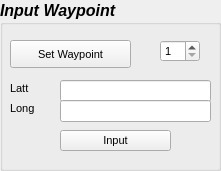
     <widget class="QGroupBox" name="groupBox_12">
      <property name="geometry">
       <rect>
        <x>650</x>
        <y>310</y>
        <width>221</width>
        <height>171</height>
       </rect>
      </property>
      <property name="font">
       <font>
        <pointsize>12</pointsize>
        <weight>75</weight>
        <italic>true</italic>
        <bold>true</bold>
       </font>
      </property>
      <property name="title">
       <string>Input Waypoint</string>
      </property>
      <widget class="QLabel" name="label_104">
       <property name="geometry">
        <rect>
         <x>10</x>
         <y>80</y>
         <width>31</width>
         <height>16</height>
        </rect>
       </property>
       <property name="font">
        <font>
         <pointsize>8</pointsize>
         <weight>50</weight>
         <italic>false</italic>
         <bold>false</bold>
        </font>
       </property>
       <property name="text">
        <string>Latt</string>
       </property>
      </widget>
      <widget class="QLabel" name="label_105">
       <property name="geometry">
        <rect>
         <x>10</x>
         <y>100</y>
         <width>31</width>
         <height>16</height>
        </rect>
       </property>
       <property name="font">
        <font>
         <pointsize>8</pointsize>
         <weight>50</weight>
         <italic>false</italic>
         <bold>false</bold>
        </font>
       </property>
       <property name="text">
        <string>Long</string>
       </property>
      </widget>
      <widget class="QLineEdit" name="lineEditInputLatt">
       <property name="geometry">
        <rect>
         <x>60</x>
         <y>80</y>
         <width>151</width>
         <height>22</height>
        </rect>
       </property>
       <property name="font">
        <font>
         <pointsize>8</pointsize>
         <weight>50</weight>
         <italic>false</italic>
         <bold>false</bold>
        </font>
       </property>
      </widget>
      <widget class="QLineEdit" name="lineEditInputLong">
       <property name="geometry">
        <rect>
         <x>60</x>
         <y>100</y>
         <width>151</width>
         <height>22</height>
        </rect>
       </property>
       <property name="font">
        <font>
         <pointsize>8</pointsize>
         <weight>50</weight>
         <italic>false</italic>
         <bold>false</bold>
        </font>
       </property>
      </widget>
      <widget class="QPushButton" name="pushButtonInputWaypoint">
       <property name="geometry">
        <rect>
         <x>60</x>
         <y>130</y>
         <width>111</width>
         <height>21</height>
        </rect>
       </property>
       <property name="font">
        <font>
         <pointsize>8</pointsize>
         <weight>50</weight>
         <italic>false</italic>
         <bold>false</bold>
        </font>
       </property>
       <property name="text">
        <string>Input</string>
       </property>
      </widget>
      <widget class="QPushButton" name="pushButtonSetWaypoint">
       <property name="geometry">
        <rect>
         <x>10</x>
         <y>40</y>
         <width>121</width>
         <height>28</height>
        </rect>
       </property>
       <property name="font">
        <font>
         <pointsize>8</pointsize>
         <weight>50</weight>
         <italic>false</italic>
         <bold>false</bold>
        </font>
       </property>
       <property name="text">
        <string>Set Waypoint</string>
       </property>
      </widget>
      <widget class="QSpinBox" name="spinBoxWaypoint">
       <property name="geometry">
        <rect>
         <x>160</x>
         <y>40</y>
         <width>40</width>
         <height>22</height>
        </rect>
       </property>
       <property name="font">
        <font>
         <pointsize>8</pointsize>
         <weight>50</weight>
         <italic>false</italic>
         <bold>false</bold>
        </font>
       </property>
       <property name="minimum">
        <number>1</number>
       </property>
       <property name="maximum">
        <number>40</number>
       </property>
       <property name="value">
        <number>1</number>
       </property>
      </widget>
     </widget>
